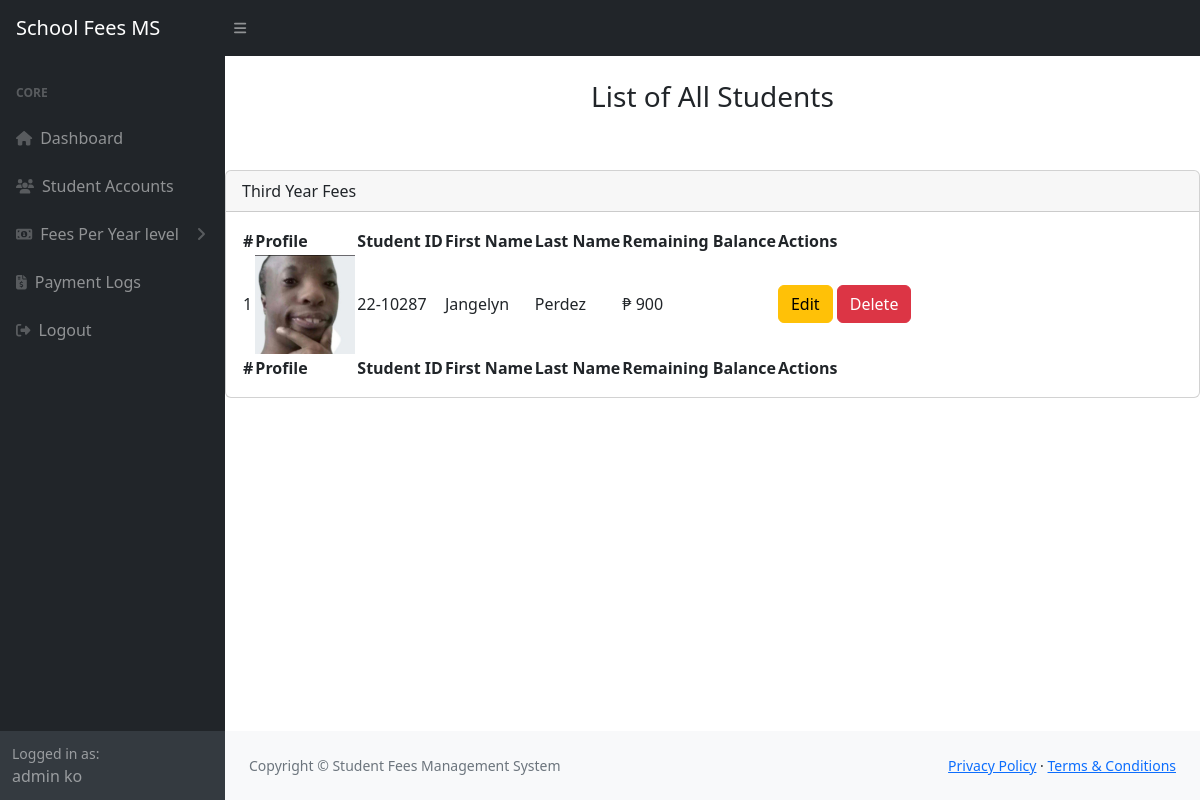
/admin/third-yr.php, run on the app's committed database.
### tables this page shows
CREATE TABLE `accounts` (
  `id` int(11) NOT NULL,
  `profile_pic` varchar(200) NOT NULL,
  `first_name` varchar(80) NOT NULL,
  `last_name` varchar(80) NOT NULL,
  `email` varchar(100) NOT NULL,
  `password` varchar(100) NOT NULL,
  `school_id` varchar(100) NOT NULL,
  `year_level` varchar(100) NOT NULL,
  `bill_balance` int(20) NOT NULL,
  `user_type` varchar(30) NOT NULL,
  `date_registered` datetime NOT NULL DEFAULT current_timestamp()
);

### admin/third-yr.php (the view, shortened to what this page needs)
<?php include("adminHeader.php"); ?>
<main>
    <div class="d-flex justify-content-center mt-4">
        <h3>List of All Students</h3>
    </div>
    <div class="card mt-5">
        <div class="card-header">
            Third Year Fees
        </div>
        <div class="card-body">
            <table id="datatablesSimple">
                <thead>
                    <tr>
                        <th>#</th>
                        <th>Profile</th>
                        <th>Student ID</th>
                        <th>First Name</th>
                        <th>Last Name</th>
                        <th>Remaining Balance</th>
                        <th>Actions</th>
                    </tr>
                </thead>
                <tfoot>
                    <tr>
                        <th>#</th>
                        <th>Profile</th>
                        <th>Student ID</th>
                        <th>First Name</th>
                        <th>Last Name</th>
                        <th>Remaining Balance</th>
                        <th>Actions</th>
                    </tr>
                </tfoot>
                <tbody>
                    <?php
                    $sql = "SELECT * FROM accounts WHERE year_level = '3rd' ORDER BY id DESC";
                    $result = $connection->query($sql);
                    if ($result->num_rows > 0) {
                        $count = 1;
                        while ($row = $result->fetch_assoc()) {
                            echo "<tr>
                                <td>{$count}</td>
                                <td><img src='../image/" . $row['profile_pic'] . "' alt='User Image' class='user-image' style='width: 100px; height: auto;'></td>
                                <td>{$row['school_id']}</td>
                                <td>{$row['first_name']}</td>
                                <td>{$row['last_name']}</td>
                                <td>₱ {$row['bill_balance']}</td>
                                <td>
                                    <button class='btn btn-warning' onclick='openEditModal({$row['id']}, \"{$row['school_id']}\", \"{$row['first_name']}\", \"{$row['last_name']}\", {$row['bill_balance']})'>Edit</button>
                                    <button class='btn btn-danger' onclick='confirmDelete(" . $row['id'] . ")'>Delete</button>
                                </td>
                              </tr>";
                            $count++;
                        }
                    } else {
                        echo "<tr><td colspan='6' class='text-center'>No students found.</td></tr>";
                    }
                    ?>
                </tbody>
            </table>
        </div>
    </div>
</main>
<?php include("../includes/footer.php"); ?>
<?php include("../includes/scripts.php"); ?>

### admin/adminHeader.php (shortened to what this page needs)
<?php
    include('../database/connection.php');
    $sql = "SELECT * FROM accounts WHERE user_type = 'admin'";
    $result = $connection->query($sql);
    if ($result->num_rows > 0) {
        $user = $result->fetch_assoc();
    } else {
        die('User not found.');
    }
?>
<!DOCTYPE html>
<html lang="en">
    <head>
        <link href="https://cdn.jsdelivr.net/npm/simple-datatables@7.1.2/dist/style.min.css" rel="stylesheet" />
        <link href="../css/styles.css" rel="stylesheet" />
    </head>
    <body class="sb-nav-fixed">
        <nav class="sb-topnav navbar navbar-expand navbar-dark bg-dark">
            <a class="navbar-brand ps-3" href="admin-dashboard.php">School Fees MS</a>
            <button class="btn btn-link btn-sm order-1 order-lg-0 me-4 me-lg-0" id="sidebarToggle" href="#!"><i class="fas fa-bars"></i></button>
        </nav>
        <div id="layoutSidenav">
            <div id="layoutSidenav_nav">
                <nav class="sb-sidenav accordion sb-sidenav-dark" id="sidenavAccordion">
                    <div class="sb-sidenav-menu">
                        <div class="nav">
                            <div class="sb-sidenav-menu-heading">Core</div>
                            <a class="nav-link" href="admin-dashboard.php">
                                <div class="sb-nav-link-icon"><i class="fas fa-home"></i></div>
                                Dashboard
                            </a>
                            <a class="nav-link" href="student-list.php">
                                <div class="sb-nav-link-icon"><i class="fas fa-users"></i></div>
                                Student Accounts
                            </a>
                            <a class="nav-link collapsed" href="#" data-bs-toggle="collapse" data-bs-target="#collapseLayouts" aria-expanded="false" aria-controls="collapseLayouts">
                                <div class="sb-nav-link-icon"><i class="fas fa-money-bill-alt"></i></div>
                                Fees Per Year level
                                <div class="sb-sidenav-collapse-arrow"><i class="fas fa-angle-down"></i></div>
                            </a>
                            <a class="nav-link" href="all-payments.php">
                                <div class="sb-nav-link-icon"><i class="fas fa-file-invoice-dollar"></i></div>
                                Payment Logs
                            </a>
                            <a class="nav-link" href="../logout.php">
                                <div class="sb-nav-link-icon"><i class="fas fa-sign-out-alt"></i></div>
                                Logout
                            </a>
                        </div>
                    </div>
                    <div class="sb-sidenav-footer">
                        <div class="small">Logged in as:</div>
                        <?php echo $user['first_name'] . ' ' . $user['last_name']; ?>
                    </div>
                </nav>
            </div>
            <div id="layoutSidenav_content">

### data on the page
accounts: first_name "admin", last_name "ko"
accounts: profile_pic (picture), school "22-10287", first_name "Jangelyn", last_name "Perdez", bill_balance "900"
